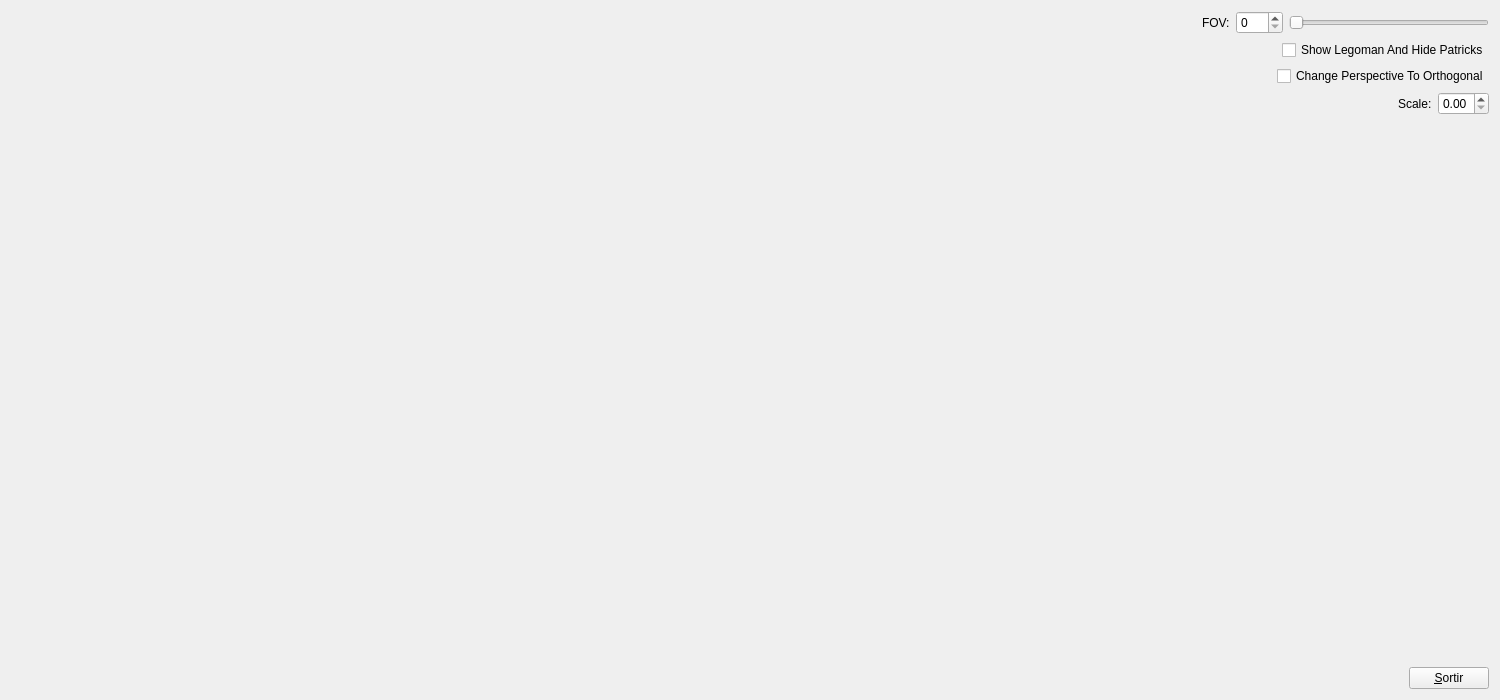
<?xml version="1.0" encoding="UTF-8"?>
<ui version="4.0">
 <class>MyForm</class>
 <widget class="QWidget" name="MyForm">
  <property name="geometry">
   <rect>
    <x>0</x>
    <y>0</y>
    <width>1500</width>
    <height>700</height>
   </rect>
  </property>
  <property name="windowTitle">
   <string>IDI-Lab</string>
  </property>
  <layout class="QHBoxLayout" name="horizontalLayout">
   <item>
    <widget class="MyGLWidget" name="widget" native="true">
     <property name="sizePolicy">
      <sizepolicy hsizetype="Expanding" vsizetype="Expanding">
       <horstretch>0</horstretch>
       <verstretch>0</verstretch>
      </sizepolicy>
     </property>
    </widget>
   </item>
   <item>
    <layout class="QVBoxLayout" name="verticalLayout">
     <item>
      <layout class="QHBoxLayout" name="horizontalLayout_2">
       <item>
        <spacer name="horizontalSpacer_3">
         <property name="orientation">
          <enum>Qt::Horizontal</enum>
         </property>
         <property name="sizeHint" stdset="0">
          <size>
           <width>40</width>
           <height>20</height>
          </size>
         </property>
        </spacer>
       </item>
       <item>
        <widget class="QLabel" name="label">
         <property name="text">
          <string>FOV:</string>
         </property>
        </widget>
       </item>
       <item>
        <widget class="QSpinBox" name="fovSpinBox">
         <property name="maximumSize">
          <size>
           <width>50</width>
           <height>16777215</height>
          </size>
         </property>
         <property name="maximum">
          <number>179</number>
         </property>
         <property name="singleStep">
          <number>1</number>
         </property>
        </widget>
       </item>
       <item>
        <widget class="QSlider" name="fovHorizontalSlider">
         <property name="maximumSize">
          <size>
           <width>200</width>
           <height>16777215</height>
          </size>
         </property>
         <property name="maximum">
          <number>179</number>
         </property>
         <property name="orientation">
          <enum>Qt::Horizontal</enum>
         </property>
        </widget>
       </item>
      </layout>
     </item>
     <item>
      <layout class="QHBoxLayout" name="horizontalLayout_4">
       <item>
        <spacer name="horizontalSpacer">
         <property name="orientation">
          <enum>Qt::Horizontal</enum>
         </property>
         <property name="sizeHint" stdset="0">
          <size>
           <width>40</width>
           <height>20</height>
          </size>
         </property>
        </spacer>
       </item>
       <item>
        <widget class="QCheckBox" name="checkBox">
         <property name="text">
          <string>Show Legoman And Hide Patricks</string>
         </property>
        </widget>
       </item>
      </layout>
     </item>
     <item>
      <layout class="QHBoxLayout" name="horizontalLayout_5">
       <item>
        <spacer name="horizontalSpacer_4">
         <property name="orientation">
          <enum>Qt::Horizontal</enum>
         </property>
         <property name="sizeHint" stdset="0">
          <size>
           <width>40</width>
           <height>20</height>
          </size>
         </property>
        </spacer>
       </item>
       <item>
        <widget class="QCheckBox" name="checkBox_2">
         <property name="text">
          <string>Change Perspective To Orthogonal</string>
         </property>
        </widget>
       </item>
      </layout>
     </item>
     <item>
      <layout class="QHBoxLayout" name="horizontalLayout_6">
       <item>
        <spacer name="horizontalSpacer_5">
         <property name="orientation">
          <enum>Qt::Horizontal</enum>
         </property>
         <property name="sizeHint" stdset="0">
          <size>
           <width>40</width>
           <height>20</height>
          </size>
         </property>
        </spacer>
       </item>
       <item>
        <widget class="QLabel" name="label_2">
         <property name="text">
          <string>Scale:</string>
         </property>
        </widget>
       </item>
       <item>
        <widget class="QDoubleSpinBox" name="doubleSpinBox">
         <property name="maximum">
          <double>1.100000000000000</double>
         </property>
         <property name="singleStep">
          <double>0.050000000000000</double>
         </property>
        </widget>
       </item>
      </layout>
     </item>
     <item>
      <spacer name="verticalSpacer">
       <property name="orientation">
        <enum>Qt::Vertical</enum>
       </property>
       <property name="sizeHint" stdset="0">
        <size>
         <width>20</width>
         <height>40</height>
        </size>
       </property>
      </spacer>
     </item>
     <item>
      <layout class="QHBoxLayout" name="horizontalLayout_3">
       <item>
        <spacer name="horizontalSpacer_2">
         <property name="orientation">
          <enum>Qt::Horizontal</enum>
         </property>
         <property name="sizeHint" stdset="0">
          <size>
           <width>40</width>
           <height>20</height>
          </size>
         </property>
        </spacer>
       </item>
       <item>
        <widget class="QPushButton" name="pushButton">
         <property name="enabled">
          <bool>true</bool>
         </property>
         <property name="sizePolicy">
          <sizepolicy hsizetype="Fixed" vsizetype="Fixed">
           <horstretch>0</horstretch>
           <verstretch>0</verstretch>
          </sizepolicy>
         </property>
         <property name="maximumSize">
          <size>
           <width>100</width>
           <height>16777215</height>
          </size>
         </property>
         <property name="layoutDirection">
          <enum>Qt::LeftToRight</enum>
         </property>
         <property name="text">
          <string>&amp;Sortir</string>
         </property>
        </widget>
       </item>
      </layout>
     </item>
    </layout>
   </item>
  </layout>
 </widget>
 <customwidgets>
  <customwidget>
   <class>MyGLWidget</class>
   <extends>QWidget</extends>
   <header>MyGLWidget.h</header>
   <container>1</container>
   <slots>
    <signal>sendFOV(int)</signal>
    <signal>toggleChangeCamera()</signal>
    <signal>sendScale(double)</signal>
    <slot>setFOV(int)</slot>
    <slot>changeModel()</slot>
    <slot>changeCamera()</slot>
    <slot>setScale(double)</slot>
   </slots>
  </customwidget>
 </customwidgets>
 <resources/>
 <connections>
  <connection>
   <sender>pushButton</sender>
   <signal>clicked()</signal>
   <receiver>MyForm</receiver>
   <slot>close()</slot>
   <hints>
    <hint type="sourcelabel">
     <x>1488</x>
     <y>688</y>
    </hint>
    <hint type="destinationlabel">
     <x>839</x>
     <y>529</y>
    </hint>
   </hints>
  </connection>
  <connection>
   <sender>fovSpinBox</sender>
   <signal>valueChanged(int)</signal>
   <receiver>fovHorizontalSlider</receiver>
   <slot>setValue(int)</slot>
   <hints>
    <hint type="sourcelabel">
     <x>1282</x>
     <y>33</y>
    </hint>
    <hint type="destinationlabel">
     <x>1488</x>
     <y>29</y>
    </hint>
   </hints>
  </connection>
  <connection>
   <sender>fovHorizontalSlider</sender>
   <signal>valueChanged(int)</signal>
   <receiver>fovSpinBox</receiver>
   <slot>setValue(int)</slot>
   <hints>
    <hint type="sourcelabel">
     <x>1488</x>
     <y>29</y>
    </hint>
    <hint type="destinationlabel">
     <x>1282</x>
     <y>33</y>
    </hint>
   </hints>
  </connection>
  <connection>
   <sender>fovHorizontalSlider</sender>
   <signal>valueChanged(int)</signal>
   <receiver>widget</receiver>
   <slot>setFOV(int)</slot>
   <hints>
    <hint type="sourcelabel">
     <x>1488</x>
     <y>29</y>
    </hint>
    <hint type="destinationlabel">
     <x>187</x>
     <y>227</y>
    </hint>
   </hints>
  </connection>
  <connection>
   <sender>fovSpinBox</sender>
   <signal>valueChanged(int)</signal>
   <receiver>widget</receiver>
   <slot>setFOV(int)</slot>
   <hints>
    <hint type="sourcelabel">
     <x>1282</x>
     <y>33</y>
    </hint>
    <hint type="destinationlabel">
     <x>299</x>
     <y>173</y>
    </hint>
   </hints>
  </connection>
  <connection>
   <sender>widget</sender>
   <signal>sendFOV(int)</signal>
   <receiver>fovSpinBox</receiver>
   <slot>setValue(int)</slot>
   <hints>
    <hint type="sourcelabel">
     <x>352</x>
     <y>91</y>
    </hint>
    <hint type="destinationlabel">
     <x>1282</x>
     <y>33</y>
    </hint>
   </hints>
  </connection>
  <connection>
   <sender>widget</sender>
   <signal>sendFOV(int)</signal>
   <receiver>fovHorizontalSlider</receiver>
   <slot>setValue(int)</slot>
   <hints>
    <hint type="sourcelabel">
     <x>372</x>
     <y>319</y>
    </hint>
    <hint type="destinationlabel">
     <x>1488</x>
     <y>29</y>
    </hint>
   </hints>
  </connection>
  <connection>
   <sender>checkBox</sender>
   <signal>clicked()</signal>
   <receiver>widget</receiver>
   <slot>changeModel()</slot>
   <hints>
    <hint type="sourcelabel">
     <x>1488</x>
     <y>61</y>
    </hint>
    <hint type="destinationlabel">
     <x>520</x>
     <y>51</y>
    </hint>
   </hints>
  </connection>
  <connection>
   <sender>checkBox_2</sender>
   <signal>clicked()</signal>
   <receiver>widget</receiver>
   <slot>changeCamera()</slot>
   <hints>
    <hint type="sourcelabel">
     <x>1488</x>
     <y>89</y>
    </hint>
    <hint type="destinationlabel">
     <x>514</x>
     <y>81</y>
    </hint>
   </hints>
  </connection>
  <connection>
   <sender>widget</sender>
   <signal>toggleChangeCamera()</signal>
   <receiver>checkBox_2</receiver>
   <slot>toggle()</slot>
   <hints>
    <hint type="sourcelabel">
     <x>425</x>
     <y>81</y>
    </hint>
    <hint type="destinationlabel">
     <x>1488</x>
     <y>89</y>
    </hint>
   </hints>
  </connection>
  <connection>
   <sender>doubleSpinBox</sender>
   <signal>valueChanged(double)</signal>
   <receiver>widget</receiver>
   <slot>setScale(double)</slot>
   <hints>
    <hint type="sourcelabel">
     <x>1443</x>
     <y>110</y>
    </hint>
    <hint type="destinationlabel">
     <x>704</x>
     <y>109</y>
    </hint>
   </hints>
  </connection>
  <connection>
   <sender>widget</sender>
   <signal>sendScale(double)</signal>
   <receiver>doubleSpinBox</receiver>
   <slot>setValue(double)</slot>
   <hints>
    <hint type="sourcelabel">
     <x>737</x>
     <y>114</y>
    </hint>
    <hint type="destinationlabel">
     <x>1474</x>
     <y>115</y>
    </hint>
   </hints>
  </connection>
 </connections>
 <slots>
  <slot>setFOV(int)</slot>
 </slots>
</ui>
